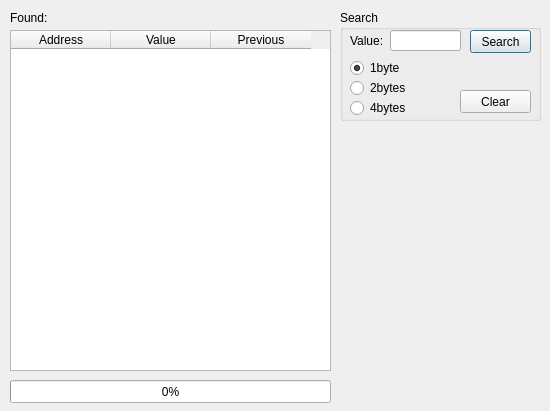
<?xml version="1.0" encoding="UTF-8"?>
<ui version="4.0">
 <class>RAMInfoDialog</class>
 <widget class="QDialog" name="RAMInfoDialog">
  <property name="enabled">
   <bool>true</bool>
  </property>
  <property name="geometry">
   <rect>
    <x>0</x>
    <y>0</y>
    <width>550</width>
    <height>411</height>
   </rect>
  </property>
  <property name="minimumSize">
   <size>
    <width>550</width>
    <height>411</height>
   </size>
  </property>
  <property name="maximumSize">
   <size>
    <width>550</width>
    <height>411</height>
   </size>
  </property>
  <property name="windowTitle">
   <string>RAM info - khDaysMM</string>
  </property>
  <property name="modal">
   <bool>false</bool>
  </property>
  <widget class="QGroupBox" name="groupBox">
   <property name="geometry">
    <rect>
     <x>340</x>
     <y>10</y>
     <width>201</width>
     <height>111</height>
    </rect>
   </property>
   <property name="title">
    <string>Search</string>
   </property>
   <widget class="QPushButton" name="btnSearch">
    <property name="geometry">
     <rect>
      <x>130</x>
      <y>20</y>
      <width>61</width>
      <height>23</height>
     </rect>
    </property>
    <property name="text">
     <string>Search</string>
    </property>
   </widget>
   <widget class="QLineEdit" name="txtSearch">
    <property name="geometry">
     <rect>
      <x>50</x>
      <y>20</y>
      <width>71</width>
      <height>21</height>
     </rect>
    </property>
    <property name="maxLength">
     <number>5</number>
    </property>
   </widget>
   <widget class="QPushButton" name="btnClear">
    <property name="geometry">
     <rect>
      <x>120</x>
      <y>80</y>
      <width>71</width>
      <height>23</height>
     </rect>
    </property>
    <property name="text">
     <string>Clear</string>
    </property>
   </widget>
   <widget class="QLabel" name="labelValue">
    <property name="geometry">
     <rect>
      <x>10</x>
      <y>20</y>
      <width>41</width>
      <height>21</height>
     </rect>
    </property>
    <property name="text">
     <string>Value:</string>
    </property>
   </widget>
   <widget class="QRadioButton" name="radiobtn1byte">
    <property name="geometry">
     <rect>
      <x>10</x>
      <y>50</y>
      <width>90</width>
      <height>16</height>
     </rect>
    </property>
    <property name="text">
     <string>1byte</string>
    </property>
    <property name="checked">
     <bool>true</bool>
    </property>
   </widget>
   <widget class="QRadioButton" name="radiobtn2bytes">
    <property name="geometry">
     <rect>
      <x>10</x>
      <y>70</y>
      <width>90</width>
      <height>16</height>
     </rect>
    </property>
    <property name="text">
     <string>2bytes</string>
    </property>
   </widget>
   <widget class="QRadioButton" name="radiobtn4bytes">
    <property name="geometry">
     <rect>
      <x>10</x>
      <y>90</y>
      <width>90</width>
      <height>16</height>
     </rect>
    </property>
    <property name="text">
     <string>4bytes</string>
    </property>
   </widget>
  </widget>
  <widget class="QProgressBar" name="progressBar">
   <property name="geometry">
    <rect>
     <x>10</x>
     <y>380</y>
     <width>321</width>
     <height>23</height>
    </rect>
   </property>
   <property name="maximum">
    <number>100</number>
   </property>
   <property name="value">
    <number>0</number>
   </property>
   <property name="alignment">
    <set>Qt::AlignCenter</set>
   </property>
   <property name="textVisible">
    <bool>true</bool>
   </property>
   <property name="format">
    <string>%p%</string>
   </property>
  </widget>
  <widget class="QTableWidget" name="ramTable">
   <property name="geometry">
    <rect>
     <x>10</x>
     <y>30</y>
     <width>321</width>
     <height>341</height>
    </rect>
   </property>
   <property name="minimumSize">
    <size>
     <width>321</width>
     <height>341</height>
    </size>
   </property>
   <property name="maximumSize">
    <size>
     <width>321</width>
     <height>341</height>
    </size>
   </property>
   <property name="editTriggers">
    <set>QAbstractItemView::AnyKeyPressed|QAbstractItemView::DoubleClicked</set>
   </property>
   <property name="alternatingRowColors">
    <bool>true</bool>
   </property>
   <property name="selectionBehavior">
    <enum>QAbstractItemView::SelectRows</enum>
   </property>
   <attribute name="verticalHeaderVisible">
    <bool>false</bool>
   </attribute>
   <attribute name="verticalHeaderMinimumSectionSize">
    <number>16</number>
   </attribute>
   <attribute name="verticalHeaderDefaultSectionSize">
    <number>16</number>
   </attribute>
   <column>
    <property name="text">
     <string>Address</string>
    </property>
   </column>
   <column>
    <property name="text">
     <string>Value</string>
    </property>
   </column>
   <column>
    <property name="text">
     <string>Previous</string>
    </property>
   </column>
  </widget>
  <widget class="QLabel" name="txtFound">
   <property name="geometry">
    <rect>
     <x>10</x>
     <y>10</y>
     <width>101</width>
     <height>16</height>
    </rect>
   </property>
   <property name="text">
    <string>Found:</string>
   </property>
  </widget>
 </widget>
 <tabstops>
  <tabstop>ramTable</tabstop>
  <tabstop>txtSearch</tabstop>
  <tabstop>btnSearch</tabstop>
  <tabstop>radiobtn1byte</tabstop>
  <tabstop>radiobtn2bytes</tabstop>
  <tabstop>radiobtn4bytes</tabstop>
  <tabstop>btnClear</tabstop>
 </tabstops>
 <resources/>
 <connections/>
</ui>
